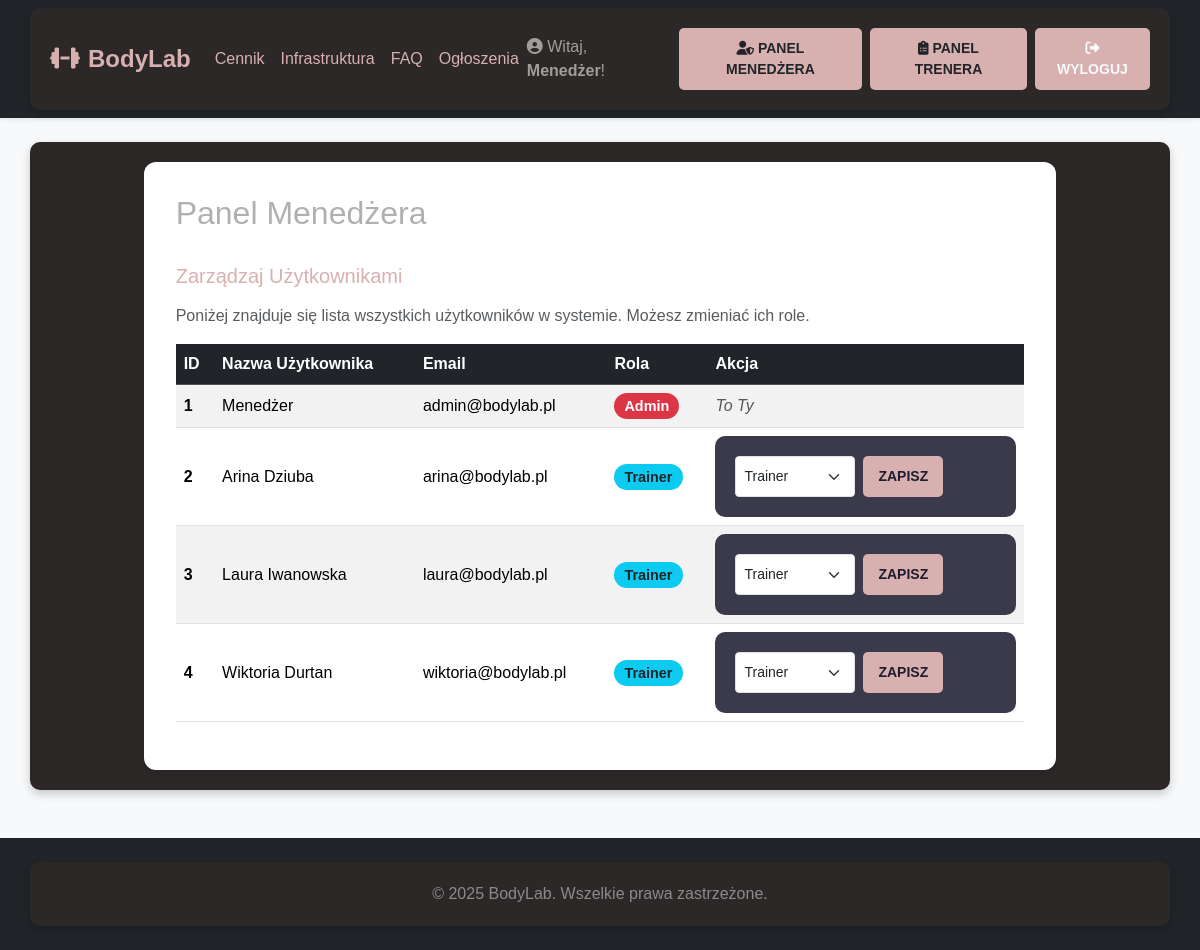
The page /admin (signed in) on the database its author committed.
### app.py (models this page shows, shortened)
class User(db.Model, UserMixin):
    id = db.Column(db.Integer, primary_key=True)
    username = db.Column(db.String(50), unique=True, nullable=False)
    email = db.Column(db.String(120), unique=True, nullable=False)
    password_hash = db.Column(db.String(256), nullable=False)
    role = db.Column(db.String(20), nullable=False, default='user')
    experience_notes = db.Column(db.Text, nullable=True)  # Notatki o doświadczeniu
    sessions_taught = db.relationship('TrainingSession', back_populates='trainer', lazy='dynamic')
    bookings = db.relationship('Booking', back_populates='user', lazy='dynamic')
    messages_sent = db.relationship('Message', foreign_keys='Message.sender_id', back_populates='sender',
                                    lazy='dynamic')
    messages_received = db.relationship('Message', foreign_keys='Message.recipient_id', back_populates='recipient',
                                        lazy='dynamic')
    @property
    def is_admin(self):
        return self.role == 'admin'
    @property
    def is_trainer(self):
        return self.role == 'trainer'

### app.py (the view)
@app.route("/admin")
@login_required
@admin_required
def admin_dashboard():
    all_users = User.query.order_by(User.id).all()
    return render_template("admin.html", users=all_users)

### app.py (called while the page is built)
@login_manager.user_loader
def load_user(user_id):
    return db.session.get(User, int(user_id))

def admin_required(f):
    @wraps(f)
    def decorated_function(*args, **kwargs):
        if not current_user.is_authenticated or not current_user.is_admin:
            flash("Dostęp do tej strony wymaga uprawnień Menedżera.", "danger")
            return redirect(url_for('index'))
        return f(*args, **kwargs)
    return decorated_function

### templates/admin.html (shortened to what this page needs)
{% extends "base.html" %}
{% block content %}
<div class="d-flex justify-content-between align-items-center mb-4">
    <h1 class="h2">Panel Menedżera</h1>
</div>
<h3 class="h5 mb-3" style="color: #d8b0b0;">Zarządzaj Użytkownikami</h3>
<p class="text-muted">Poniżej znajduje się lista wszystkich użytkowników w systemie. Możesz zmieniać ich role.</p>
<div class="table-responsive">
    <table class="table table-striped table-hover align-middle">
        <thead class="table-dark">
            <tr>
                <th scope="col">ID</th>
                <th scope="col">Nazwa Użytkownika</th>
                <th scope="col">Email</th>
                <th scope="col">Rola</th>
                <th scope="col">Akcja</th>
            </tr>
        </thead>
        <tbody>
            {% for user in users %}
            <tr>
                <th scope="row">{{ user.id }}</th>
                <td>{{ user.username }}</td>
                <td>{{ user.email }}</td>
                <td>
                    <span class="badge rounded-pill
                        {% if user.is_admin %} bg-danger role-badge
                        {% elif user.is_trainer %} bg-info text-dark role-badge
                        {% else %} bg-secondary role-badge {% endif %}">
                        {{ user.role | capitalize }}
                    </span>
                </td>
                <td>
                    {% if user.id != current_user.id %}
                    <form action="{{ url_for('admin_edit_user', user_id=user.id) }}" method="POST" class="d-flex gap-2">
                        <select name="role" class="form-select form-select-sm">
                            <option value="trainer" {% if user.role == 'trainer' %}selected{% endif %}>Trainer</option>
                        </select>
                        <button type="submit" class="btn btn-primary btn-sm">Zapisz</button>
                    </form>
                    {% else %}
                    <span class="text-muted fst-italic">To Ty</span>
                    {% endif %}
                </td>
            </tr>
            {% endfor %}
        </tbody>
    </table>
</div>
{% endblock %}

### templates/base.html (shortened to what this page needs)
<!DOCTYPE html>
<html lang="pl">
<head>
    <link href="https://cdn.jsdelivr.net/npm/bootstrap@5.3.3/dist/css/bootstrap.min.css" rel="stylesheet">
    <link rel="stylesheet" href="https://cdnjs.cloudflare.com/ajax/libs/font-awesome/6.5.0/css/all.min.css">
    <link rel="stylesheet" href="{{ url_for('static', filename='style.css') }}">
</head>
<body>
<nav class="navbar navbar-expand-lg navbar-dark bg-dark shadow-sm">
    <div class="container">
        <a class="navbar-brand" href="{{ url_for('index') }}">
            <i class="fas fa-dumbbell me-2"></i>BodyLab
        </a>
        <div class="collapse navbar-collapse" id="navbarNav">
            <ul class="navbar-nav me-auto">
                <li class="nav-item">
                    <a class="nav-link" href="{{ url_for('pricing') }}">Cennik</a>
                </li>
                <li class="nav-item">
                    <a class="nav-link" href="{{ url_for('infrastructure') }}">Infrastruktura</a>
                </li>
                <li class="nav-item">
                    <a class="nav-link" href="{{ url_for('faq') }}">FAQ</a>
                </li>
                <li class="nav-item">
                    <a class="nav-link" href="{{ url_for('announcements') }}">Ogłoszenia</a>
                </li>
            </ul>
            <ul class="navbar-nav ms-auto d-flex align-items-center">
                {% if current_user.is_authenticated %}
                    <li class="nav-item">
                        <span class="navbar-text me-3">
                            <i class="fas fa-user-circle"></i> Witaj, <strong>{{ current_user.username }}</strong>!
                        </span>
                    </li>
                    {% if current_user.is_admin %}
                    <li class="nav-item me-2">
                        <a class="btn btn-warning btn-sm px-3" href="{{ url_for('admin_dashboard') }}">
                            <i class="fas fa-user-shield"></i> Panel Menedżera
                        </a>
                    </li>
                    {% endif %}
                    {% if current_user.is_admin or current_user.is_trainer %}
                    <li class="nav-item me-2">
                        <a class="btn btn-info btn-sm px-3" href="{{ url_for('trainer_dashboard') }}">
                            <i class="fas fa-clipboard-list"></i> Panel Trenera
                        </a>
                    </li>
                    {% endif %}
                    <li class="nav-item">
                        <a class="btn btn-outline-light btn-sm px-3" href="{{ url_for('logout') }}">
                            <i class="fas fa-sign-out-alt"></i> Wyloguj
                        </a>
                    </li>
                {% endif %}
            </ul>
        </div>
    </div>
</nav>
<main class="main-content">
    <div class="container mt-4">
        <div class="row justify-content-center">
            <div class="col-lg-10">
                <div class="content-card">
                    {% block content %}{% endblock %}
                </div>
            </div>
        </div>
    </div>
</main>
<footer class="text-center py-4 mt-5">
    <div class="container">
        <p class="mb-0">&copy; 2025 BodyLab. Wszelkie prawa zastrzeżone.</p>
    </div>
</footer>
</body>
</html>

### static/style.css (style rules this page uses)
body { background-color: #1e1e2f; color: #b0b0b0; font-family: 'Arial', sans-serif; }
.container { background: #2c2827; padding: 20px; border-radius: 10px; box-shadow: 0 4px 10px rgba(0, 0, 0, 0.2); }
h1, h2 { color: #d8b0b0; }
p { color: #8a8a8a; font-size: 16px; }
form { background: #3a3a4a; padding: 20px; border-radius: 10px; }
input, select, textarea { background: #2c2827; color: #e0e0e0; border: 1px solid #555; padding: 8px; border-radius: 5px; width: 100%; }
button, .btn { background: #d8b0b0; color: #1e1e2f; padding: 10px 15px; border-radius: 5px; font-weight: bold; text-transform: uppercase; border: none; cursor: pointer; }
.navbar { background: #181824; }
.navbar-brand, .nav-link { color: #d8b0b0 !important; }
a { color: #d8b0b0; }

### templates/base.html (style rules this page uses)
body { background-color: #f8f9fa; min-height: 100vh; display: flex; flex-direction: column; }
.main-content { flex: 1; }
.navbar-brand { font-weight: 700; font-size: 1.5rem; }
footer { margin-top: auto; background-color: #212529; color: #adb5bd; }
.content-card { background: white; border-radius: 12px; box-shadow: 0 4px 15px rgba(0,0,0,0.08); padding: 2rem; }
.navbar-dark .navbar-nav .btn { color: #212529; }
.navbar-dark .navbar-nav .btn-warning { color: #212529; }
.navbar-dark .navbar-nav .btn-outline-light { color: #f8f9fa; }

### templates/admin.html (style rules this page uses)
.table-responsive { max-height: 600px; }
.role-badge { font-size: 0.9rem; padding: 0.4em 0.7em; }
.form-select-sm { width: 120px; }

### rows shown on the page
User: username "Menedżer", id "1", email "admin@bodylab.pl", role "Admin", shows "To Ty"
User: id "2", username "Arina Dziuba", email "arina@bodylab.pl", role "Trainer"
User: id "3", username "Laura Iwanowska", email "laura@bodylab.pl", role "Trainer"
User: id "4", username "Wiktoria Durtan", email "wiktoria@bodylab.pl", role "Trainer"
